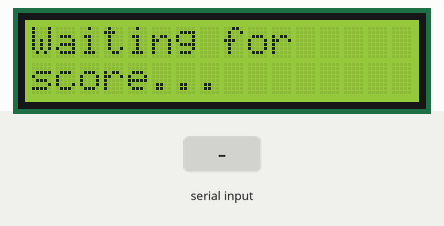
Recording of a sketch running on a simulated Arduino Mega 2560, built with avr-gcc and run on an emulated ATmega2560. On the bench: 16×2 character LCD. Inputs (shaded band) come from the test bench.

Above: at 1.2 s.
1.3 s: "SCORE:\n" received over the second serial link
At 2.5 s:
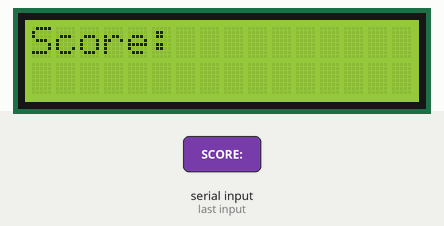
2.8 s: "GAME OVER\n" received over the second serial link
At 3.9 s:
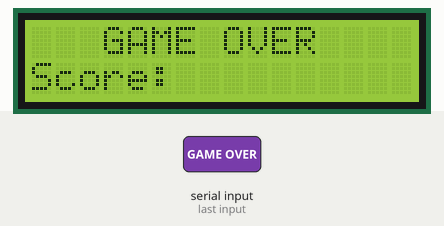
Timing chart, 0 to 5.8 s (numbered marks = the images above; inputs shaded):
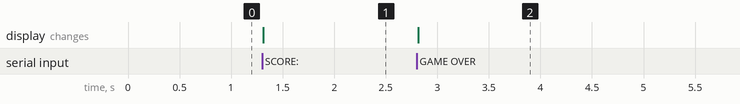

Measured:
- after the input at 1.3 s, the display: changes at once (image 1)
- after the input at 2.8 s, the display: changes at once (image 2)

The sketch:

capstone_LCD_board.ino
```cpp
#include <LiquidCrystal.h>  // Include the LCD library

// Define LCD pin connections (to Raspberry Pi Pico or Arduino)
const int d7 = 16;
const int d6 = 17;
const int d5 = 18;
const int d4 = 19;
const int e  = 20;
const int rs = 21;

// Initialize the LCD object with the defined pins
LiquidCrystal lcd(rs, e, d4, d5, d6, d7);

// Define UART RX pin (used to receive data from the main game Pico)
const int UART_RX = 1;

String lastScore = "0"; // Variable to store the last received score
bool gameOver = false;  // Flag to track whether the game is over

void setup() {
  Serial1.setRX(UART_RX); // Set UART RX pin to pin 1
  Serial1.begin(9600);    // Start serial communication at 9600 baud

  // Initialize the LCD with 16 columns and 2 rows
  lcd.begin(16, 2);

  // Initial message on the LCD
  lcd.print("Waiting for");
  lcd.setCursor(0, 1);
  lcd.print("score...");
}

void loop() {
  // Check if data is available to read from UART
  if (Serial1.available()) {
    // Read the incoming string until newline
    String incoming = Serial1.readStringUntil('\n');
    incoming.trim();  // Remove any trailing newline or carriage return

    // Check if the message contains a score update
    if (incoming.startsWith("SCORE:")) {
      // Extract the score part from the string
      lastScore = incoming.substring(6);

      // Clear LCD and display the score
      lcd.clear();
      lcd.setCursor(0, 0);
      lcd.print("Score: ");
      lcd.print(lastScore);

    } else if (incoming == "GAME OVER") {
      // Handle game over message
      gameOver = true;
      lcd.clear();
      lcd.setCursor(3, 0);
      lcd.print("GAME OVER");
      lcd.setCursor(0, 1);
      lcd.print("Score: ");
      lcd.print(lastScore);

    } else if (incoming == "PLAY AGAIN") {
      // Handle "play again" prompt
      lcd.clear();
      lcd.setCursor(2, 0);
      lcd.print("Play Again?");
      lcd.setCursor(0, 1);
      lcd.print("Press Button");

      // Reset gameOver flag
      gameOver = false;
    }
  }

  // If game is over, show message for 5 seconds then reset display
  if (gameOver) {
    delay(5000);  // Wait 5 seconds
    gameOver = false;  // Clear the flag
    lcd.clear();       // Clear the screen
    lcd.print("Waiting for");
    lcd.setCursor(0, 1);
    lcd.print("score...");
  }
}
```
